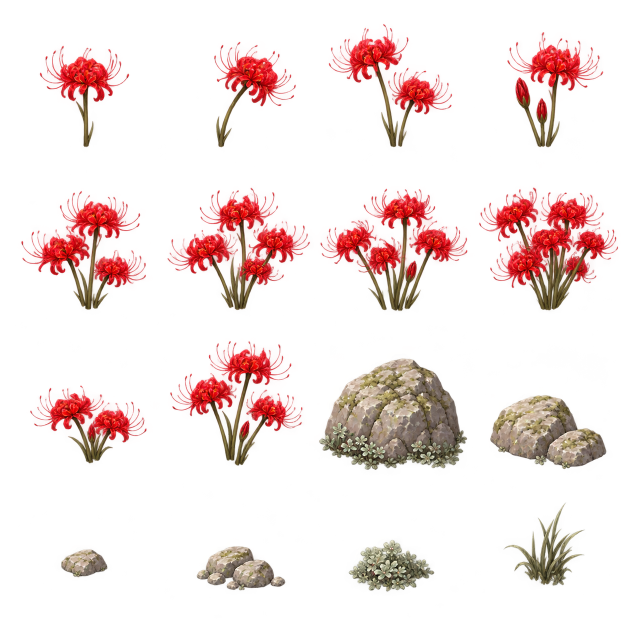
#> input picture docs/training-lily-sources/objects.png, 1254 x 1254 px, found by its file name (shown at 1/2 size)
$ python prepare_world4_art.py
#> lines starting #> are read from the running program, lines starting #| are printed output that depends on the picture; after the words box and inside, x2 and y2 are one past the last pixel; in counts of white or black regions, pixels touching at a corner belong together
"""Export image_gen Red Desert art; preserve proportions, alpha and logical scale.

Requires Pillow. Run from repository root: python tools/prepare_world4_art.py
Only sprite extraction, detached alpha-noise removal, padding and resizing.
"""
import argparse
import json
import math
from collections import deque
from pathlib import Path
from PIL import Image, ImageFilter, ImageChops


def isolate(cell):
    """Keep the main connected silhouette and its adjacent antialiased fringe."""
    alpha = cell.getchannel('A')
    w, h = cell.size
    pixels = bytearray(1 if a >= 16 else 0 for a in alpha.tobytes())
    largest = []
    for start in range(w*h):
        if not pixels[start]:
            continue
        pixels[start] = 0
        queue = deque([start])
        component = []
        while queue:
            p = queue.popleft()
            component.append(p)
            x, y = p % w, p // w
            for nx, ny in ((x-1,y),(x+1,y),(x,y-1),(x,y+1)):
                if 0 <= nx < w and 0 <= ny < h:
                    n = ny*w+nx
                    if pixels[n]:
                        pixels[n] = 0
                        queue.append(n)
        if len(component) > len(largest):
            largest = component
    assert largest, 'Empty sprite'
    mask = bytearray(w*h)
    for p in largest:
        mask[p] = 255
    mask = Image.frombytes('L', (w,h), bytes(mask)).filter(ImageFilter.MaxFilter(5))
    cell.putalpha(ImageChops.multiply(alpha, mask))
    bounds = cell.getchannel('A').getbbox()
    visible = cell.getchannel('A').point(lambda a: 255 if a >= 48 else 0).getbbox()
    assert visible[0] > 1 and visible[1] > 1 and visible[2] < w-1 and visible[3] < h-1, visible
    return cell.crop(bounds), bounds


def main():
    parser = argparse.ArgumentParser()
    parser.add_argument('--sources', type=Path, default=Path('docs/world4-sources'))
    parser.add_argument('--target', type=Path, default=Path('assets/map/world4/red-desert'))
    args = parser.parse_args()
    atlas = Image.open(args.sources/'objects.png').convert('RGBA')
#> atlas is the input picture: PIL image 1254x1254 RGBA; mean R, G, B, A 49.5, 15.7, 12.7, 38.1
    assert atlas.getchannel('A').getextrema()[0] == 0
    names = ['butte','spire','arch','tree','cactus1','cactus2','pricklyPear','barrelCactus',
             'rock1','rock2','rockSmall','bush','grass','bones','log','pebbles']
    heights = [150,190,135,184,142,118,70,60,78,64,26,60,38,43,52,25]
    footprints = {'butte':(47,24),'spire':(25,15),'tree':(24,14),
                  'cactus1':(20,12),'cactus2':(18,11),'pricklyPear':(20,12),
                  'barrelCactus':(19,12),'rock1':(30,17),'rock2':(32,14),'log':(29,11)}
    # Measured cuts retain the full silhouettes; source atlas is not evenly spaced.
    rows = [0,370,720,985,1254]
    columns = [[0,350,600,955,1254],[0,320,640,960,1254],
               [0,335,665,955,1254],[0,325,645,960,1254]]
    metadata = {}
    args.target.mkdir(parents=True, exist_ok=True)
    for i, name in enumerate(names):
        x,y = i%4,i//4
        box = (round(columns[y][x]*atlas.width/1254),round(rows[y]*atlas.height/1254),
               round(columns[y][x+1]*atlas.width/1254),round(rows[y+1]*atlas.height/1254))
        sprite, bounds = isolate(atlas.crop(box))
        padding = max(4, math.ceil(max(sprite.size)*.14))
        padded = Image.new('RGBA',(sprite.width+padding*2,sprite.height+padding*2))
        padded.paste(sprite,(padding,padding))
        h = heights[i]
        anchor = .89 if name in ('tree','cactus1','cactus2','spire') else .83
        rx,ry = footprints.get(name,(0,0))
        entry = {'width':padded.width,'height':padded.height,
                 'logicalWidth':round(h*padded.width/sprite.height),
                 'logicalHeight':round(h*padded.height/sprite.height),
                 'artHeight':h,'anchor':round((padding+sprite.height*anchor)/padded.height,5),
                 'solid':name in footprints or name == 'arch','rx':rx,'ry':ry,
                 'sourceCell':list(box),'alphaBounds':list(bounds),'padding':padding}
        if name == 'arch':
            entry['collisionParts'] = [{'x':-.34,'y':0,'rx':17,'ry':12},
                                       {'x':.34,'y':0,'rx':17,'ry':12}]
            entry['collisionNote'] = 'x is relative to logicalWidth; two supports only; keep opening walkable. Validate in runtime.'
        metadata[name] = entry
        limits = [128,192,320] if name in ('butte','spire','arch','tree','cactus1','cactus2') else [32,64,128] if name in ('grass','bones','pebbles') else [64,128,256]
        for tier,limit in zip(('low','medium','high'),limits):
            folder = args.target/tier
            folder.mkdir(exist_ok=True)
            out = padded.copy()
            out.thumbnail((limit,limit),Image.Resampling.LANCZOS)
            out.save(folder/f'{name}.webp',lossless=True,method=6)
#> this loop made 7 passes
#> (bounds, visible in isolate) on passes 1 to 7: ((77, 89, 261, 297), (80, 92, 258, 294)), ((76, 81, 244, 297), (78, 84, 242, 295)), ((55, 46, 307, 297), (58, 48, 304, 294)), ((57, 62, 254, 297), (60, 64, 252, 295)), ((40, 10, 294, 252), (42, 12, 292, 250)), ((13, 3, 302, 253), (15, 5, 300, 250)), ((0, 5, 297, 255), (1, 7, 295, 252))
#> pass 1, in isolate, `alpha = cell.getchannel('A')`:
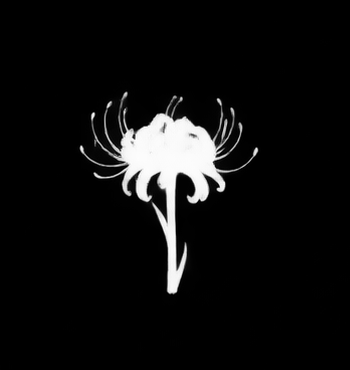
#> alpha: PIL image 350x370 L; min 0, max 255, mean 15.2
#> pass 1, in isolate, `mask = Image.frombytes('L', (w,h), bytes(mask)).filter(ImageFilter.Max..`:
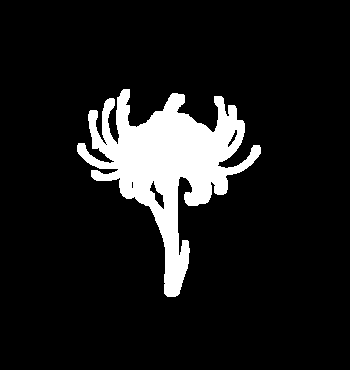
#> mask: PIL image 350x370 L; 10.7% white; 1 white region, box (x1, y1, x2, y2) and area: (77, 89, 261, 297) 13900
#> pass 1, in main, `sprite, bounds = isolate(atlas.crop(box))`:
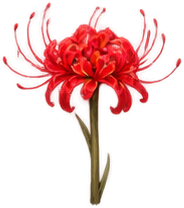
#> sprite: PIL image 184x208 RGBA; mean R, G, B, A 90.7, 11.7, 10.5, 50.9; transparent parts drawn white
#> after the loop:
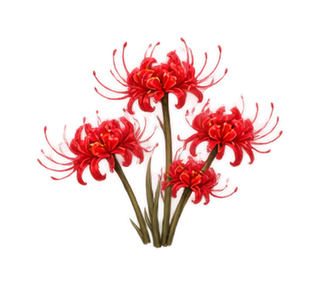
#> out: PIL image 320x286 RGBA; mean R, G, B, A 48.6, 8.2, 7.3, 37.1; transparent parts drawn white
#> after the loop:
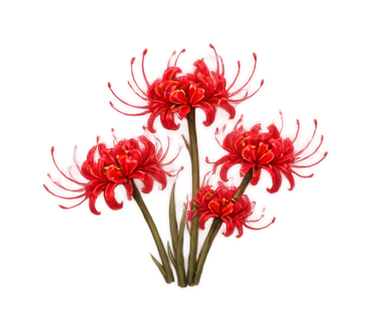
#> padded: PIL image 371x332 RGBA; mean R, G, B, A 62.8, 9.1, 7.9, 37.1; transparent parts drawn white
#> after the loop:
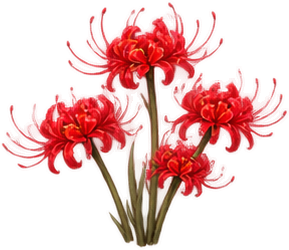
#> sprite: PIL image 289x250 RGBA; mean R, G, B, A 107, 15.6, 13.4, 63.2; transparent parts drawn white
#> after the loop, metadata = 6 items
    ground = Image.open(args.sources/'ground.png').convert('RGB')
    splash = Image.open(args.sources/'splash.png').convert('RGB')
    for tier,edge,size in [('low',192,(640,360)),('medium',384,(1280,720)),('high',768,(1920,1080))]:
        ground.resize((edge,edge),Image.Resampling.LANCZOS).save(args.target/tier/'ground.webp',quality=90,method=6)
        out = splash.copy()
        out.thumbnail(size,Image.Resampling.LANCZOS)
        out.save(args.target/tier/'splash.webp',quality=88,method=6)
    splash.save(args.target/'splash.webp',quality=90,method=6)
    (args.target/'dimensions.json').write_text(json.dumps(metadata,indent=2)+'\n')
    catalog = {'version':'world4-red-desert-20261026','theme':'layered red sandstone canyon with open classic desert',
               'runtimeIntegrated':False,'tiers':['low','medium','high'],'logicalGroundTileSize':384,'spriteCount':16,
               'ground':{'src':'assets/map/world4/red-desert/{tier}/ground.webp','tiling':'mirrored 2x2, as World1/2'},
               'splash':{'src':'assets/map/world4/red-desert/{tier}/splash.webp'},
               'objects':{n:{'src':f'assets/map/world4/red-desert/{{tier}}/{n}.webp',**m} for n,m in metadata.items()}}
    (args.target/'catalog.json').write_text(json.dumps(catalog,indent=2)+'\n')
    print('Exported 16 RGBA props + ground + splash in low/medium/high, metadata and splash alias.')


if __name__ == '__main__':
#> (the run stopped early here; a loop or call above may not have finished)
